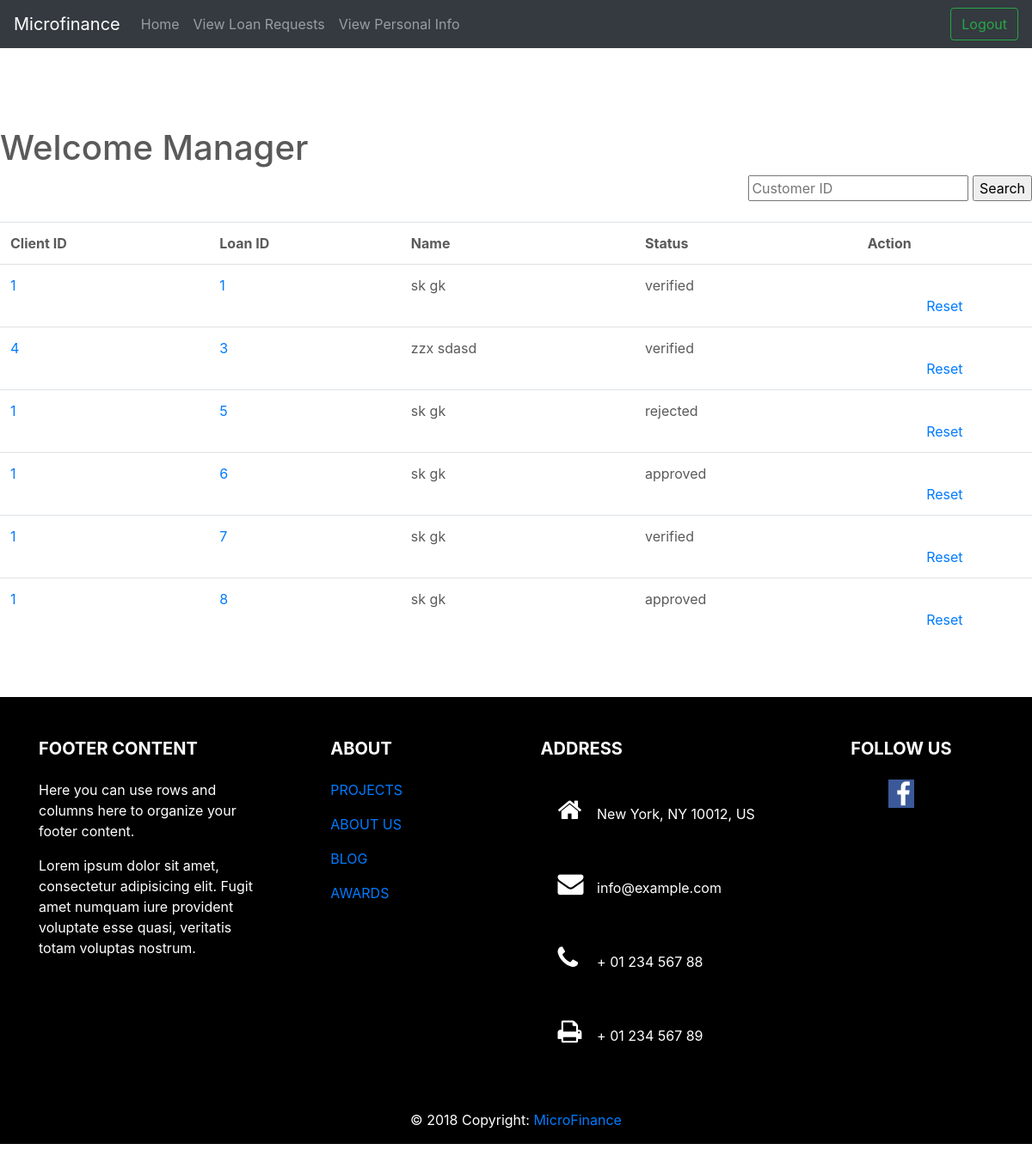
The page /Manager/viewloanrequests.php (signed in) on the database as committed earlier.
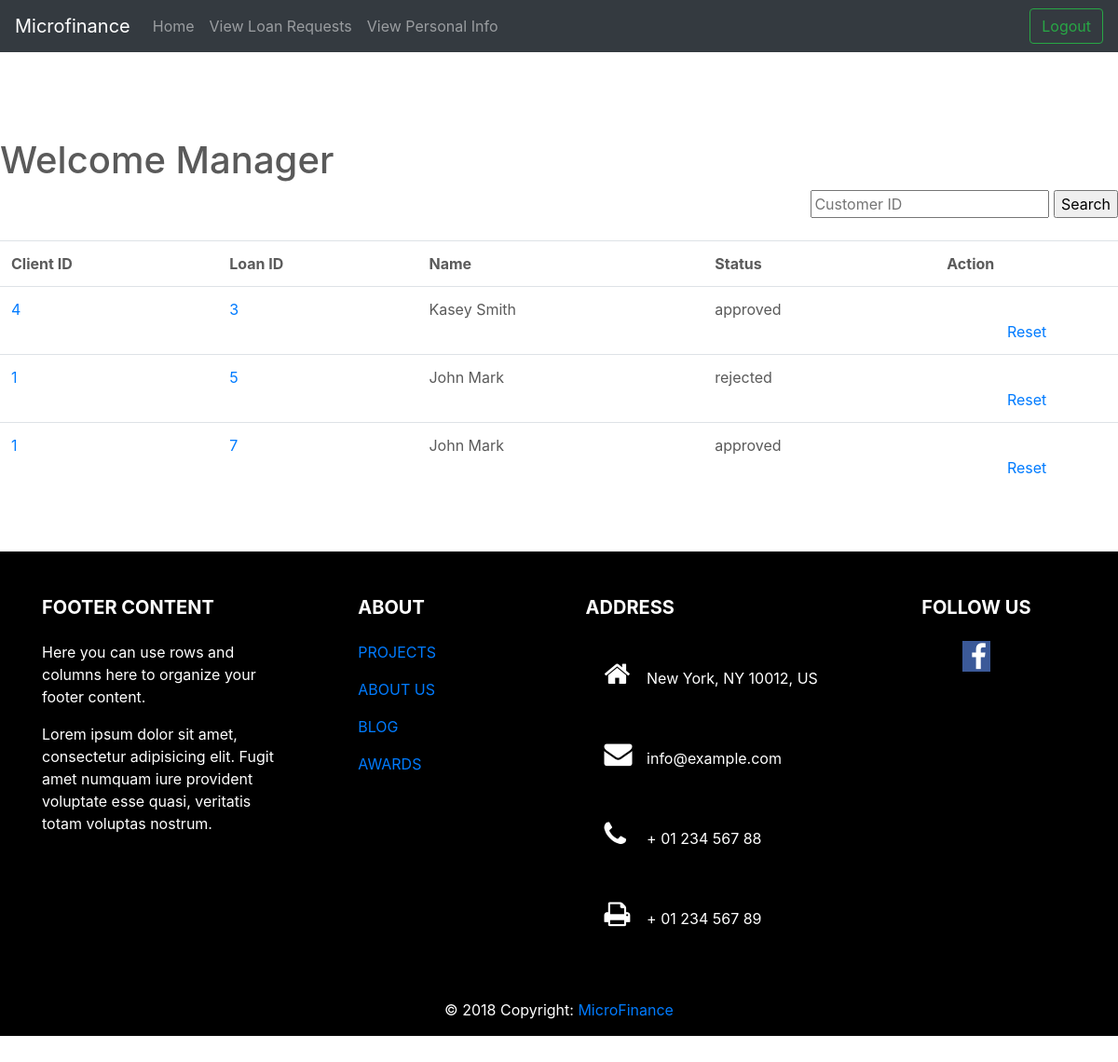
The same page on the database as committed later.
### tables this page shows
CREATE TABLE `loanapplications` (
  `loan_id` int(10) NOT NULL,
  `client_id` int(10) DEFAULT NULL,
  `loan_amount` int(10) DEFAULT NULL,
  `interest_rate` decimal(4,2) DEFAULT NULL,
  `start_date` date DEFAULT NULL,
  `approved` enum('pending','approved','rejected','verified') DEFAULT 'pending',
  `duration` int(11) NOT NULL
);

CREATE TABLE `clients` (
  `client_id` int(10) NOT NULL,
  `rep_id` int(10) DEFAULT NULL,
  `birthday` date DEFAULT NULL,
  `acc_no` int(15) DEFAULT NULL,
  `old_id` int(10) DEFAULT NULL,
  `username` varchar(15) DEFAULT NULL,
  `first_name` varchar(15) DEFAULT NULL,
  `last_name` varchar(15) DEFAULT NULL,
  `email` varchar(30) DEFAULT NULL,
  `tele_phone` int(10) DEFAULT NULL,
  `address` text,
  `gender` enum('Male','Female') DEFAULT NULL,
  `nic` varchar(11) DEFAULT NULL,
  `photo` longblob,
  `branch` varchar(20) NOT NULL,
  `marital_status` enum('Single','Married') DEFAULT NULL,
  `status` enum('pending','created','revoked') DEFAULT NULL
);

### Manager/viewloanrequests.php (the view, shortened to what this page needs)
<!doctype html>
<html lang="en">
<head>
    <link rel="stylesheet" href="https://cdnjs.cloudflare.com/ajax/libs/font-awesome/4.7.0/css/font-awesome.min.css">
    <link href="../css/custom.css" rel="stylesheet">
    <link href="../../dist/css/bootstrap.min.css" rel="stylesheet">
    <link rel="stylesheet" href="https://stackpath.bootstrapcdn.com/bootstrap/4.1.3/css/bootstrap.min.css"
>
    <link href="carousel.css" rel="stylesheet">
</head>
<body>
<header>
    <nav class="navbar navbar-expand-md navbar-dark fixed-top bg-dark">
        <a class="navbar-brand" href="#">Microfinance</a>
        <div class="collapse navbar-collapse" id="navbarCollapse">
            <ul class="navbar-nav mr-auto">
                <li class="nav-item">
                    <a class="nav-link" href="managerhome.php">Home</a>
                </li>
                <li class="nav-item">
                    <a class="nav-link" href="viewloanrequests.php">View Loan Requests </a>
                </li>
                <li class="nav-item">
                    <a class="nav-link" href="viewpdetails.php">View Personal Info </a>
                </li>
            </ul>
            <form class="form-inline mt-2 mt-md-0" action="../login/logout.php">
                <button class="btn btn-outline-success my-2 my-sm-0" type="submit">Logout</button>
            </form>
        </div>
    </nav>
</header>
<main role="main">
    <h1>Welcome Manager</h1>
    <div id="loan_list">
        <?php
        if (isset($_GET['loan_id']) && !empty($_GET['loan_id'])) {
            $loan_id = $_GET['loan_id'];
            $query = "SELECT `client_id`, CONCAT(`first_name`, ' ', `last_name`), `approved`" .
                "FROM `clients` NATURAL JOIN `loanapplications`" .
                "WHERE `loan_id` = '$loan_id' " .
                "LIMIT 1";
            $dbconn = mysqli_connect("localhost", "jester","mafia","microfinance");
            $result = mysqli_fetch_row(mysqli_query($dbconn, $query));
            if ($result) {
                $customer_id = $result[0];
                $customer_name = $result[1];
                $approved_status = $result[2];
                if (isset($_GET['approve'])) {
                    $query = "UPDATE `loanapplications`" .
                        "SET `approved` = 'approved'" .
                        "WHERE `loan_id` = '$loan_id' " .
                        "LIMIT 1";
                    $aproval_status = "aproved";
                } else if (isset($_GET['reject'])) {
                    $query = "UPDATE `loanapplications`" .
                        "SET `approved` = 'rejected'" .
                        "WHERE `loan_id` = '$loan_id' " .
                        "LIMIT 1";
                    $aproval_status = "disaproved";
                } else if (isset($_GET['reset'])) {
                    $query = "UPDATE `loanapplications`" .
                        "SET `approved` = 'pending' " .
                        "WHERE `loan_id` = '$loan_id' " .
                        "LIMIT 1";
                    $aproval_status = "Reset";
                }
                $result = mysqli_query($dbconn, $query);
                mysqli_close($dbconn);
                if ($result) {
                    echo "</br>"
                        . "<div align='center'>Customer $customer_id, $customer_name's loan application $loan_id has $aproval_status Successfully.</div>"
                        . "<br>"
                        . "<div align='right'><a class='_button' href='viewloanrequests.php'><-Back to List</a></div>";
                }
            }
            ?>
            <?php
        } else {
            ?>
            <div id="Search bar" align="right">
                <form action="" method="GET">
                    <input id="search_id" name="search_id" type="text" placeholder="Customer ID">
                    <input type="submit" value="Search">
                </form>
            </div>
            <?php
            if (isset($_GET['search_id']) && !empty($_GET['search_id'])) {
                $search_text = $_GET['search_id'];
                $query = "SELECT `client_id`, `loan_id`, CONCAT(`first_name`, ' ', `last_name`), `approved`" .
                    "FROM `clients` NATURAL JOIN `loanapplications`" .
                    "WHERE `client_id` LIKE '$search_text%' OR CONCAT(`first_name`, ' ', `last_name`) LIKE '%$search_text%' OR `loan_id` LIKE '$search_text%'";
                echo "<div align='left'><a class='_button' href='approve_loan'><-Back to Full List</a></br></br></div>";
            } else {
                $query = "SELECT `client_id`, `loan_id`, CONCAT(`first_name`, ' ', `last_name`), `approved`" .
                    "FROM `clients` NATURAL JOIN `loanapplications`";
            }
            $dbconn = mysqli_connect("localhost", "jester","mafia","microfinance");
            $result = mysqli_query($dbconn, $query);
            if ($result) {
                echo '<table class="table">' .
                    '<tr><th>Client ID</th><th>Loan ID</th><th>Name</th><th>Status</th><th>Action</th></tr>';
                while ($customer = mysqli_fetch_row($result)) {
                    $status = $customer[3];
                    echo
                        '<tr>'
                        . '<td width="auto"><a class="_button" href="profile.php?client_id=' . $customer[0] . '">' . $customer[0] . '</a></td>'
                        . '<td width="auto""><a class="_button" href="viewloandetails.php?loan_id=' . $customer[1] . '">' . $customer[1] . '</a></td>'
                        . '<td width="auto"">' . $customer[2] . '</td>'
                        . '<td width="auto"">' . $status . '</td>'
                        . '<td align="center">';
                    if ($status == 'pending') {
                        echo '<a class="_button" href="?loan_id=' . $customer[1] . '&approve=#">Approve</a></br>'
                            . '<a class="_button" href="?loan_id=' . $customer[1] . '&reject=#">Reject</a>';
                    } else {
                        echo '</br><a class="_button" href="?loan_id=' . $customer[1] . '&reset=#">Reset</a>';
                    }
                    echo '</td>'
                        . '</tr>';
                }
                echo '</table>';
            }
        }
        ?>
    </div>
    <div style="height:50px">
    </div>
    <footer class="page-footer font-small mdb-color lighten-3 pt-4">
        <div class="container text-center text-md-left">
            <div class="row">
                <div class="col-md-4 col-lg-3 mr-auto my-md-4 my-0 mt-4 mb-1">
                    <h5 class="font-weight-bold text-uppercase mb-4">Footer Content</h5>
                    <p>Here you can use rows and columns here to organize your footer content.</p>
                    <p>Lorem ipsum dolor sit amet, consectetur adipisicing elit. Fugit amet numquam iure provident
                        voluptate esse
                        quasi, veritatis totam voluptas nostrum.</p>
                </div>
                <div class="col-md-2 col-lg-2 mx-auto my-md-4 my-0 mt-4 mb-1">
                    <h5 class="font-weight-bold text-uppercase mb-4">About</h5>
                    <ul class="list-unstyled">
                        <li>
                            <p>
                                <a href="#!">PROJECTS</a>
                            </p>
                        </li>
                        <li>
                            <p>
                                <a href="#!">ABOUT US</a>
                            </p>
                        </li>
                        <li>
                            <p>
                                <a href="#!">BLOG</a>
                            </p>
                        </li>
                        <li>
                            <p>
                                <a href="#!">AWARDS</a>
                            </p>
                        </li>
                    </ul>
                </div>
                <div class="col-md-4 col-lg-3 mx-auto my-md-4 my-0 mt-4 mb-1">
                    <h5 class="font-weight-bold text-uppercase mb-4">Address</h5>
                    <ul class="list-unstyled">
                        <li>
                            <p>
                                <i class="fa fa-home mr-3"></i> New York, NY 10012, US</p>
                        </li>
                        <li>
                            <p>
                                <i class="fa fa-envelope mr-3"></i> info@example.com</p>
                        </li>
                        <li>
                            <p>
                                <i class="fa fa-phone mr-3"></i> + 01 234 567 88</p>
                        </li>
                        <li>
                            <p>
                                <i class="fa fa-print mr-3"></i> + 01 234 567 89</p>
                        </li>
                    </ul>
                </div>
                <div class="col-md-2 col-lg-2 text-center mx-auto my-4">
                    <h5 class="font-weight-bold text-uppercase mb-4">Follow Us</h5>
                    <a type="button" class="btn-floating btn-fb">
                        <i class="fa fa-facebook"></i>
                    </a>
                </div>
            </div>
        </div>
        <div class="footer-copyright text-center py-3">© 2018 Copyright:
            <a href=""> MicroFinance</a>
        </div>
    </footer>
</main>
</body>
</html>

### css/custom.css (style rules this page uses)
.fa { padding: 20px; font-size: 30px; width: 45px; text-decoration: none; }
.fa-facebook { background: #3B5998; color: #FFFFFF; padding: 0.05em 0.3em; background: #3B5998; color: white; width: 30px; }
footer { background: black; color: white; }

### css/carousel.css (style rules this page uses)
body { padding-top: 3rem; padding-bottom: 3rem; color: #5a5a5a; }

Rows that differ between the two databases and show on the page:
removed loanapplications: client.client_id "1", loan_id "1", customer "sk gk", approved "verified"
removed loanapplications: client.client_id "1", loan_id "6", customer "sk gk", approved "approved"
removed loanapplications: client.client_id "1", loan_id "8", customer "sk gk", approved "approved"
changed loanapplications id 3: customer "zzx sdasd" → "Kasey Smith"; approved "verified" → "approved"
computed for loanapplications "rejected": customer "sk gk" → "John Mark"
changed loanapplications id 7: customer "sk gk" → "John Mark"; approved "verified" → "approved"
